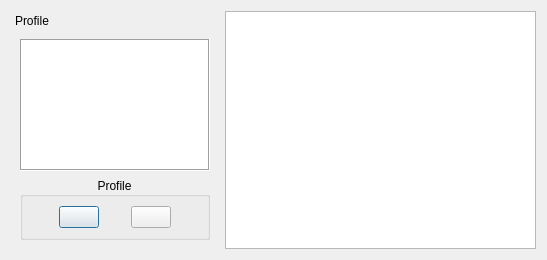
<?xml version="1.0" encoding="UTF-8"?>
<ui version="4.0">
 <class>ProfileWidget</class>
 <widget class="QDialog" name="ProfileWidget">
  <property name="geometry">
   <rect>
    <x>0</x>
    <y>0</y>
    <width>547</width>
    <height>260</height>
   </rect>
  </property>
  <property name="windowTitle">
   <string>Section Profile</string>
  </property>
  <layout class="QHBoxLayout" name="horizontalLayout" stretch="4,6">
   <item>
    <widget class="QDockWidget" name="dockWidget">
     <property name="floating">
      <bool>false</bool>
     </property>
     <property name="features">
      <set>QDockWidget::DockWidgetMovable</set>
     </property>
     <property name="windowTitle">
      <string>Profile</string>
     </property>
     <widget class="QWidget" name="dockWidgetContents">
      <layout class="QVBoxLayout" name="verticalLayout" stretch="0,3">
       <item>
        <widget class="QTreeWidget" name="profileTreeWidget">
         <property name="frameShape">
          <enum>QFrame::Box</enum>
         </property>
         <attribute name="headerVisible">
          <bool>false</bool>
         </attribute>
         <column>
          <property name="text">
           <string notr="true">1</string>
          </property>
         </column>
        </widget>
       </item>
       <item>
        <widget class="QGroupBox" name="groupBox">
         <property name="title">
          <string>Profile</string>
         </property>
         <property name="alignment">
          <set>Qt::AlignCenter</set>
         </property>
         <layout class="QHBoxLayout" name="horizontalLayout_2">
          <item>
           <spacer name="horizontalSpacer">
            <property name="orientation">
             <enum>Qt::Horizontal</enum>
            </property>
            <property name="sizeHint" stdset="0">
             <size>
              <width>40</width>
              <height>20</height>
             </size>
            </property>
           </spacer>
          </item>
          <item>
           <widget class="QPushButton" name="btn_AddProfile">
            <property name="text">
             <string/>
            </property>
            <property name="icon">
             <iconset resource="../res.qrc">
              <normaloff>:/PointCloud/images/add_btn.png</normaloff>:/PointCloud/images/add_btn.png</iconset>
            </property>
           </widget>
          </item>
          <item>
           <spacer name="horizontalSpacer_2">
            <property name="orientation">
             <enum>Qt::Horizontal</enum>
            </property>
            <property name="sizeHint" stdset="0">
             <size>
              <width>40</width>
              <height>20</height>
             </size>
            </property>
           </spacer>
          </item>
          <item>
           <widget class="QPushButton" name="btn_deleteProfile">
            <property name="text">
             <string/>
            </property>
            <property name="icon">
             <iconset resource="../res.qrc">
              <normaloff>:/PointCloud/images/subtract_btn.png</normaloff>:/PointCloud/images/subtract_btn.png</iconset>
            </property>
           </widget>
          </item>
          <item>
           <spacer name="horizontalSpacer_3">
            <property name="orientation">
             <enum>Qt::Horizontal</enum>
            </property>
            <property name="sizeHint" stdset="0">
             <size>
              <width>40</width>
              <height>20</height>
             </size>
            </property>
           </spacer>
          </item>
         </layout>
        </widget>
       </item>
      </layout>
     </widget>
    </widget>
   </item>
   <item>
    <widget class="ChartView" name="chartView"/>
   </item>
  </layout>
 </widget>
 <customwidgets>
  <customwidget>
   <class>ChartView</class>
   <extends>QGraphicsView</extends>
   <header>Main/chartviewWidget.h</header>
  </customwidget>
 </customwidgets>
 <resources>
  <include location="../res.qrc"/>
 </resources>
 <connections/>
</ui>
